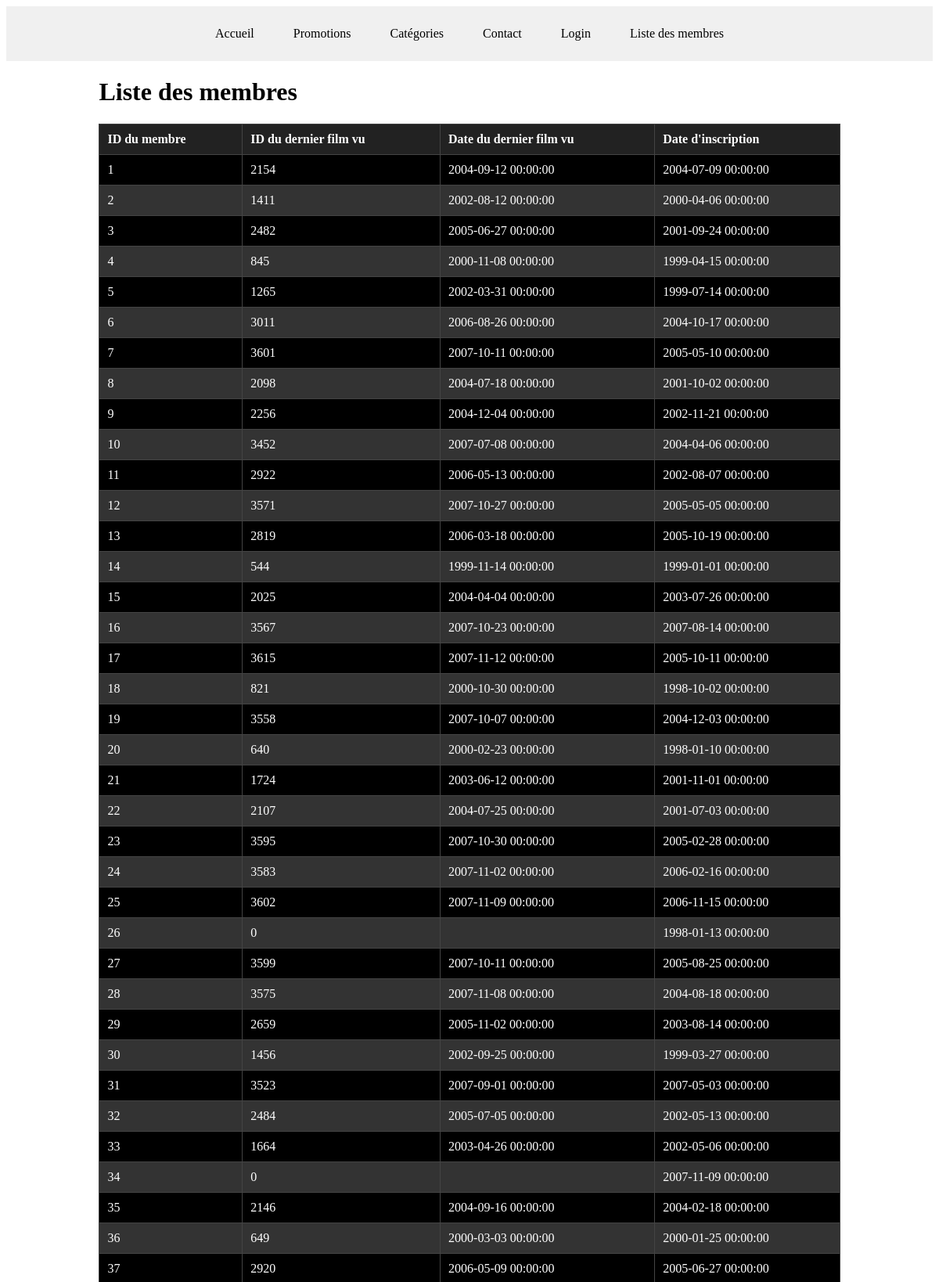
The page /membre.php (upper part) on the database its author committed.
### tables this page shows
CREATE TABLE IF NOT EXISTS `membre` (
  `id` int(11) NOT NULL,
  `detail_id` int(11) NOT NULL,
  `dernier_film_id` int(11) NOT NULL,
  `date_dernier_film` datetime DEFAULT NULL,
  `date_inscription` datetime DEFAULT NULL,
  PRIMARY KEY (`id`)
);

### membre.php (called while the page is built, shortened)
<?php
require_once('Models/Database.class.php');
require_once('Models/Membre.class.php');
$membreModel = new Membre;
$membres = $membreModel->getAll();
include("Views/membre.php");

### data.php (called while the page is built)
<?php
$links = [
    'Accueil' => 'home',
    'Promotions' => 'sales',
    'Catégories' => 'categories',
    'Contact' => 'contact',
    'Login' => 'login'
];

### Models/Database.class.php (called while the page is built, shortened)
<?php
abstract class Database {
    public function __construct() {
        $this->db = new PDO('mysql:host=localhost;dbname=cinema;charset=utf8', 'root', '');
    }
}

### Models/Membre.class.php (called while the page is built, shortened)
<?php
class Membre extends Database {
    public function getAll() {
        $request = $this->db->prepare("SELECT * FROM membre");
        $request->execute();
        $data = $request->fetchAll(PDO::FETCH_ASSOC);
        return $data;
    }
}

### Views/membre.php (the view, shortened to what this page needs)
<!DOCTYPE html>
<html lang="en">
<head>
    <link rel="stylesheet" href="./css/membre.css">
</head>
<body>
<?php include 'navbar.php'; ?>
<div class="container">
    <h1 class="title">Liste des membres</h1>
    <?php if ($membres): ?>
        <table class="member-table">
            <thead>
                <tr>
                    <th>ID du membre</th>
                    <th>ID du dernier film vu</th>
                    <th>Date du dernier film vu</th>
                    <th>Date d'inscription</th>
                </tr>
            </thead>
            <tbody>
            <?php foreach ($membres as $membre): ?>
                <tr class="member-item">
                    <td><?php echo $membre['id']; ?></td>
                    <td><?php echo $membre['dernier_film_id']; ?></td>
                    <td><?php echo $membre['date_dernier_film']; ?></td>
                    <td><?php echo $membre['date_inscription']; ?></td>
                </tr>
            <?php endforeach; ?>
            </tbody>
        </table>
    <?php else: ?> // Sinon
        <p class="error">Aucun membre trouvé.</p>
    <?php endif; ?>
</div>
</body>
</html>

### Views/navbar.php (shortened to what this page needs)
<!DOCTYPE html>
<html lang="en">
<head>
    <link rel="stylesheet" href="./css/navbar.css">
</head>
<body>
    <?php
    include 'data.php';
    ?>
<nav>
    <ul>
        <?php
        foreach ($links as $text => $page) {
            echo "<li><a href='index.php?pg=$page'>$text</a></li>";
        }
        echo "<li><a href='membre.php'>Liste des membres</a></li>";
        ?>
    </ul>
</nav>
</html>

### css/membre.css (style rules this page uses)
.member-table { width: 100%; border-collapse: collapse; color: #fff; background-color: #000; }
.member-table th, .member-table td { border: 1px solid #444; padding: 10px; text-align: left; }
.member-table th { background-color: #222; }
.member-item:nth-child(even) { background-color: #333; }

### css/navbar.css (style rules this page uses)
nav { display: flex; gap: 1rem; justify-content: center; background-color: #f0f0f0; padding: 10px 0; }
nav ul { display: flex; justify-content: center; list-style-type: none; padding: 0; }
nav ul li { margin: 0 10px; }
nav a { padding: 10px 15px; text-decoration: none; color: black; }
.container { max-width: 80%; margin: 0 auto; padding: 0 20px; }

### rows shown on the page
membre: id "1", dernier_film "2154", date_dernier_film "2004-09-12 00:00:00", date_inscription "2004-07-09 00:00:00"
membre: id "2", dernier_film "1411", date_dernier_film "2002-08-12 00:00:00", date_inscription "2000-04-06 00:00:00"
membre: id "3", dernier_film "2482", date_dernier_film "2005-06-27 00:00:00", date_inscription "2001-09-24 00:00:00"
membre: id "4", dernier_film "845", date_dernier_film "2000-11-08 00:00:00", date_inscription "1999-04-15 00:00:00"
membre: id "5", dernier_film "1265", date_dernier_film "2002-03-31 00:00:00", date_inscription "1999-07-14 00:00:00"
membre: id "6", dernier_film "3011", date_dernier_film "2006-08-26 00:00:00", date_inscription "2004-10-17 00:00:00"
membre: id "7", dernier_film "3601", date_dernier_film "2007-10-11 00:00:00", date_inscription "2005-05-10 00:00:00"
membre: id "8", dernier_film "2098", date_dernier_film "2004-07-18 00:00:00", date_inscription "2001-10-02 00:00:00"
membre: id "9", dernier_film "2256", date_dernier_film "2004-12-04 00:00:00", date_inscription "2002-11-21 00:00:00"
membre: id "10", dernier_film "3452", date_dernier_film "2007-07-08 00:00:00", date_inscription "2004-04-06 00:00:00"
membre: id "11", dernier_film "2922", date_dernier_film "2006-05-13 00:00:00", date_inscription "2002-08-07 00:00:00"
membre: id "12", dernier_film "3571", date_dernier_film "2007-10-27 00:00:00", date_inscription "2005-05-05 00:00:00"
membre: id "13", dernier_film "2819", date_dernier_film "2006-03-18 00:00:00", date_inscription "2005-10-19 00:00:00"
membre: id "14", dernier_film "544", date_dernier_film "1999-11-14 00:00:00", date_inscription "1999-01-01 00:00:00"
membre: id "15", dernier_film "2025", date_dernier_film "2004-04-04 00:00:00", date_inscription "2003-07-26 00:00:00"
membre: id "16", dernier_film "3567", date_dernier_film "2007-10-23 00:00:00", date_inscription "2007-08-14 00:00:00"
membre: id "17", dernier_film "3615", date_dernier_film "2007-11-12 00:00:00", date_inscription "2005-10-11 00:00:00"
membre: id "18", dernier_film "821", date_dernier_film "2000-10-30 00:00:00", date_inscription "1998-10-02 00:00:00"
membre: id "19", dernier_film "3558", date_dernier_film "2007-10-07 00:00:00", date_inscription "2004-12-03 00:00:00"
membre: id "20", dernier_film "640", date_dernier_film "2000-02-23 00:00:00", date_inscription "1998-01-10 00:00:00"
membre: id "21", dernier_film "1724", date_dernier_film "2003-06-12 00:00:00", date_inscription "2001-11-01 00:00:00"
membre: id "22", dernier_film "2107", date_dernier_film "2004-07-25 00:00:00", date_inscription "2001-07-03 00:00:00"
membre: id "23", dernier_film "3595", date_dernier_film "2007-10-30 00:00:00", date_inscription "2005-02-28 00:00:00"
membre: id "24", dernier_film "3583", date_dernier_film "2007-11-02 00:00:00", date_inscription "2006-02-16 00:00:00"
membre: id "25", dernier_film "3602", date_dernier_film "2007-11-09 00:00:00", date_inscription "2006-11-15 00:00:00"
membre: id "26", dernier_film "0", date_inscription "1998-01-13 00:00:00"
membre: id "27", dernier_film "3599", date_dernier_film "2007-10-11 00:00:00", date_inscription "2005-08-25 00:00:00"
membre: id "28", dernier_film "3575", date_dernier_film "2007-11-08 00:00:00", date_inscription "2004-08-18 00:00:00"
membre: id "29", dernier_film "2659", date_dernier_film "2005-11-02 00:00:00", date_inscription "2003-08-14 00:00:00"
membre: id "30", dernier_film "1456", date_dernier_film "2002-09-25 00:00:00", date_inscription "1999-03-27 00:00:00"
membre: id "31", dernier_film "3523", date_dernier_film "2007-09-01 00:00:00", date_inscription "2007-05-03 00:00:00"
membre: id "32", dernier_film "2484", date_dernier_film "2005-07-05 00:00:00", date_inscription "2002-05-13 00:00:00"
membre: id "33", dernier_film "1664", date_dernier_film "2003-04-26 00:00:00", date_inscription "2002-05-06 00:00:00"
membre: id "34", dernier_film "0", date_inscription "2007-11-09 00:00:00"
membre: id "35", dernier_film "2146", date_dernier_film "2004-09-16 00:00:00", date_inscription "2004-02-18 00:00:00"
membre: id "36", dernier_film "649", date_dernier_film "2000-03-03 00:00:00", date_inscription "2000-01-25 00:00:00"
membre: id "37", dernier_film "2920", date_dernier_film "2006-05-09 00:00:00", date_inscription "2005-06-27 00:00:00"

### other values the page prints
$text "Accueil"
$text "Promotions"
$text "Catégories"
$text "Contact"
$text "Login"
